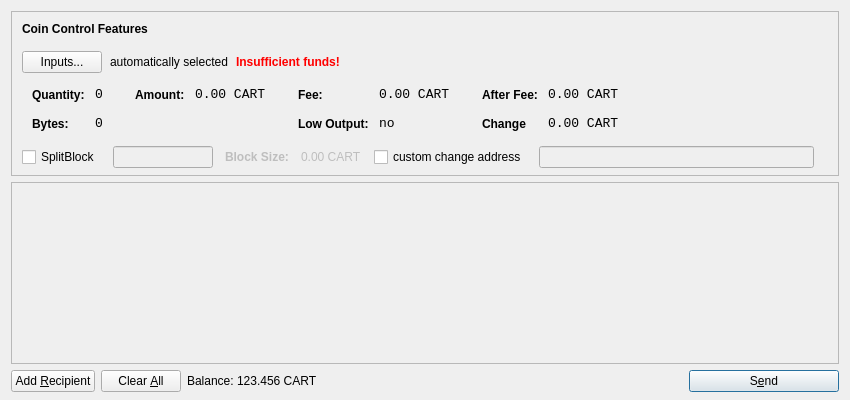
<?xml version="1.0" encoding="UTF-8"?>
<ui version="4.0">
 <class>SendCoinsDialog</class>
 <widget class="QDialog" name="SendCoinsDialog">
  <property name="geometry">
   <rect>
    <x>0</x>
    <y>0</y>
    <width>850</width>
    <height>400</height>
   </rect>
  </property>
  <property name="windowTitle">
   <string>Send Coins</string>
  </property>
  <layout class="QVBoxLayout" name="verticalLayout" stretch="0,1,0">
   <property name="bottomMargin">
    <number>8</number>
   </property>
   <item>
    <widget class="QFrame" name="frameCoinControl">
     <property name="sizePolicy">
      <sizepolicy hsizetype="Expanding" vsizetype="Expanding">
       <horstretch>0</horstretch>
       <verstretch>0</verstretch>
      </sizepolicy>
     </property>
     <property name="maximumSize">
      <size>
       <width>16777215</width>
       <height>16777215</height>
      </size>
     </property>
     <property name="frameShape">
      <enum>QFrame::StyledPanel</enum>
     </property>
     <property name="frameShadow">
      <enum>QFrame::Sunken</enum>
     </property>
     <layout class="QVBoxLayout" name="verticalLayoutCoinControl2">
      <property name="spacing">
       <number>-1</number>
      </property>
      <property name="leftMargin">
       <number>0</number>
      </property>
      <property name="topMargin">
       <number>0</number>
      </property>
      <property name="rightMargin">
       <number>0</number>
      </property>
      <property name="bottomMargin">
       <number>6</number>
      </property>
      <item>
       <layout class="QVBoxLayout" name="verticalLayoutCoinControl" stretch="0,0,0,0,1">
        <property name="spacing">
         <number>0</number>
        </property>
        <property name="leftMargin">
         <number>10</number>
        </property>
        <property name="topMargin">
         <number>10</number>
        </property>
        <item>
         <layout class="QHBoxLayout" name="horizontalLayoutCoinControl1">
          <property name="bottomMargin">
           <number>15</number>
          </property>
          <item>
           <widget class="QLabel" name="labelCoinControlFeatures">
            <property name="sizePolicy">
             <sizepolicy hsizetype="Preferred" vsizetype="Maximum">
              <horstretch>0</horstretch>
              <verstretch>0</verstretch>
             </sizepolicy>
            </property>
            <property name="font">
             <font>
              <weight>75</weight>
              <bold>true</bold>
             </font>
            </property>
            <property name="styleSheet">
             <string notr="true">font-weight:bold;</string>
            </property>
            <property name="text">
             <string>Coin Control Features</string>
            </property>
           </widget>
          </item>
         </layout>
        </item>
        <item>
         <layout class="QHBoxLayout" name="horizontalLayoutCoinControl2" stretch="0,0,0,0">
          <property name="spacing">
           <number>8</number>
          </property>
          <property name="bottomMargin">
           <number>10</number>
          </property>
          <item>
           <widget class="QPushButton" name="pushButtonCoinControl">
            <property name="styleSheet">
             <string notr="true"/>
            </property>
            <property name="text">
             <string>Inputs...</string>
            </property>
           </widget>
          </item>
          <item>
           <widget class="QLabel" name="labelCoinControlAutomaticallySelected">
            <property name="text">
             <string>automatically selected</string>
            </property>
            <property name="margin">
             <number>5</number>
            </property>
           </widget>
          </item>
          <item>
           <widget class="QLabel" name="labelCoinControlInsuffFunds">
            <property name="font">
             <font>
              <weight>75</weight>
              <bold>true</bold>
             </font>
            </property>
            <property name="styleSheet">
             <string notr="true">color:red;font-weight:bold;</string>
            </property>
            <property name="text">
             <string>Insufficient funds!</string>
            </property>
            <property name="margin">
             <number>5</number>
            </property>
           </widget>
          </item>
          <item>
           <spacer name="horizontalSpacerCoinControl">
            <property name="orientation">
             <enum>Qt::Horizontal</enum>
            </property>
            <property name="sizeHint" stdset="0">
             <size>
              <width>40</width>
              <height>1</height>
             </size>
            </property>
           </spacer>
          </item>
         </layout>
        </item>
        <item>
         <widget class="QWidget" name="widgetCoinControl" native="true">
          <property name="sizePolicy">
           <sizepolicy hsizetype="Preferred" vsizetype="Preferred">
            <horstretch>0</horstretch>
            <verstretch>0</verstretch>
           </sizepolicy>
          </property>
          <property name="minimumSize">
           <size>
            <width>0</width>
            <height>0</height>
           </size>
          </property>
          <property name="styleSheet">
           <string notr="true"/>
          </property>
          <layout class="QHBoxLayout" name="horizontalLayoutCoinControl5">
           <property name="margin">
            <number>0</number>
           </property>
           <item>
            <layout class="QHBoxLayout" name="horizontalLayoutCoinControl3" stretch="0,0,0,1">
             <property name="spacing">
              <number>20</number>
             </property>
             <property name="topMargin">
              <number>0</number>
             </property>
             <property name="bottomMargin">
              <number>10</number>
             </property>
             <item>
              <layout class="QFormLayout" name="formLayoutCoinControl1">
               <property name="horizontalSpacing">
                <number>10</number>
               </property>
               <property name="verticalSpacing">
                <number>14</number>
               </property>
               <property name="leftMargin">
                <number>10</number>
               </property>
               <property name="topMargin">
                <number>4</number>
               </property>
               <property name="rightMargin">
                <number>6</number>
               </property>
               <item row="0" column="0">
                <widget class="QLabel" name="labelCoinControlQuantityText">
                 <property name="styleSheet">
                  <string notr="true">font-weight:bold;</string>
                 </property>
                 <property name="text">
                  <string>Quantity:</string>
                 </property>
                 <property name="margin">
                  <number>0</number>
                 </property>
                </widget>
               </item>
               <item row="0" column="1">
                <widget class="QLabel" name="labelCoinControlQuantity">
                 <property name="font">
                  <font>
                   <family>Monospace</family>
                   <pointsize>10</pointsize>
                  </font>
                 </property>
                 <property name="cursor">
                  <cursorShape>IBeamCursor</cursorShape>
                 </property>
                 <property name="contextMenuPolicy">
                  <enum>Qt::ActionsContextMenu</enum>
                 </property>
                 <property name="text">
                  <string>0</string>
                 </property>
                 <property name="margin">
                  <number>0</number>
                 </property>
                 <property name="textInteractionFlags">
                  <set>Qt::LinksAccessibleByMouse|Qt::TextSelectableByKeyboard|Qt::TextSelectableByMouse</set>
                 </property>
                </widget>
               </item>
               <item row="1" column="0">
                <widget class="QLabel" name="labelCoinControlBytesText">
                 <property name="styleSheet">
                  <string notr="true">font-weight:bold;</string>
                 </property>
                 <property name="text">
                  <string>Bytes:</string>
                 </property>
                </widget>
               </item>
               <item row="1" column="1">
                <widget class="QLabel" name="labelCoinControlBytes">
                 <property name="font">
                  <font>
                   <family>Monospace</family>
                   <pointsize>10</pointsize>
                  </font>
                 </property>
                 <property name="cursor">
                  <cursorShape>IBeamCursor</cursorShape>
                 </property>
                 <property name="contextMenuPolicy">
                  <enum>Qt::ActionsContextMenu</enum>
                 </property>
                 <property name="text">
                  <string>0</string>
                 </property>
                 <property name="textInteractionFlags">
                  <set>Qt::LinksAccessibleByMouse|Qt::TextSelectableByKeyboard|Qt::TextSelectableByMouse</set>
                 </property>
                </widget>
               </item>
              </layout>
             </item>
             <item>
              <layout class="QFormLayout" name="formLayoutCoinControl2">
               <property name="horizontalSpacing">
                <number>10</number>
               </property>
               <property name="verticalSpacing">
                <number>14</number>
               </property>
               <property name="leftMargin">
                <number>6</number>
               </property>
               <property name="topMargin">
                <number>4</number>
               </property>
               <property name="rightMargin">
                <number>6</number>
               </property>
               <item row="0" column="0">
                <widget class="QLabel" name="labelCoinControlAmountText">
                 <property name="styleSheet">
                  <string notr="true">font-weight:bold;</string>
                 </property>
                 <property name="text">
                  <string>Amount:</string>
                 </property>
                 <property name="margin">
                  <number>0</number>
                 </property>
                </widget>
               </item>
               <item row="0" column="1">
                <widget class="QLabel" name="labelCoinControlAmount">
                 <property name="font">
                  <font>
                   <family>Monospace</family>
                   <pointsize>10</pointsize>
                  </font>
                 </property>
                 <property name="cursor">
                  <cursorShape>IBeamCursor</cursorShape>
                 </property>
                 <property name="contextMenuPolicy">
                  <enum>Qt::ActionsContextMenu</enum>
                 </property>
                 <property name="text">
                  <string notr="true">0.00 CART</string>
                 </property>
                 <property name="textInteractionFlags">
                  <set>Qt::LinksAccessibleByMouse|Qt::TextSelectableByKeyboard|Qt::TextSelectableByMouse</set>
                 </property>
                </widget>
               </item>
              </layout>
             </item>
             <item>
              <layout class="QFormLayout" name="formLayoutCoinControl3">
               <property name="horizontalSpacing">
                <number>10</number>
               </property>
               <property name="verticalSpacing">
                <number>14</number>
               </property>
               <property name="leftMargin">
                <number>6</number>
               </property>
               <property name="topMargin">
                <number>4</number>
               </property>
               <property name="rightMargin">
                <number>6</number>
               </property>
               <item row="0" column="0">
                <widget class="QLabel" name="labelCoinControlFeeText">
                 <property name="styleSheet">
                  <string notr="true">font-weight:bold;</string>
                 </property>
                 <property name="text">
                  <string>Fee:</string>
                 </property>
                 <property name="margin">
                  <number>0</number>
                 </property>
                </widget>
               </item>
               <item row="0" column="1">
                <widget class="QLabel" name="labelCoinControlFee">
                 <property name="font">
                  <font>
                   <family>Monospace</family>
                   <pointsize>10</pointsize>
                  </font>
                 </property>
                 <property name="cursor">
                  <cursorShape>IBeamCursor</cursorShape>
                 </property>
                 <property name="contextMenuPolicy">
                  <enum>Qt::ActionsContextMenu</enum>
                 </property>
                 <property name="text">
                  <string notr="true">0.00 CART</string>
                 </property>
                 <property name="textInteractionFlags">
                  <set>Qt::LinksAccessibleByMouse|Qt::TextSelectableByKeyboard|Qt::TextSelectableByMouse</set>
                 </property>
                </widget>
               </item>
               <item row="1" column="0">
                <widget class="QLabel" name="labelCoinControlLowOutputText">
                 <property name="styleSheet">
                  <string notr="true">font-weight:bold;</string>
                 </property>
                 <property name="text">
                  <string>Low Output:</string>
                 </property>
                </widget>
               </item>
               <item row="1" column="1">
                <widget class="QLabel" name="labelCoinControlLowOutput">
                 <property name="font">
                  <font>
                   <family>Monospace</family>
                   <pointsize>10</pointsize>
                  </font>
                 </property>
                 <property name="cursor">
                  <cursorShape>IBeamCursor</cursorShape>
                 </property>
                 <property name="contextMenuPolicy">
                  <enum>Qt::ActionsContextMenu</enum>
                 </property>
                 <property name="text">
                  <string>no</string>
                 </property>
                 <property name="textInteractionFlags">
                  <set>Qt::LinksAccessibleByMouse|Qt::TextSelectableByKeyboard|Qt::TextSelectableByMouse</set>
                 </property>
                </widget>
               </item>
              </layout>
             </item>
             <item>
              <layout class="QFormLayout" name="formLayoutCoinControl4">
               <property name="horizontalSpacing">
                <number>10</number>
               </property>
               <property name="verticalSpacing">
                <number>14</number>
               </property>
               <property name="leftMargin">
                <number>6</number>
               </property>
               <property name="topMargin">
                <number>4</number>
               </property>
               <property name="rightMargin">
                <number>6</number>
               </property>
               <item row="0" column="0">
                <widget class="QLabel" name="labelCoinControlAfterFeeText">
                 <property name="styleSheet">
                  <string notr="true">font-weight:bold;</string>
                 </property>
                 <property name="text">
                  <string>After Fee:</string>
                 </property>
                 <property name="margin">
                  <number>0</number>
                 </property>
                </widget>
               </item>
               <item row="0" column="1">
                <widget class="QLabel" name="labelCoinControlAfterFee">
                 <property name="font">
                  <font>
                   <family>Monospace</family>
                   <pointsize>10</pointsize>
                  </font>
                 </property>
                 <property name="cursor">
                  <cursorShape>IBeamCursor</cursorShape>
                 </property>
                 <property name="contextMenuPolicy">
                  <enum>Qt::ActionsContextMenu</enum>
                 </property>
                 <property name="text">
                  <string notr="true">0.00 CART</string>
                 </property>
                 <property name="textInteractionFlags">
                  <set>Qt::LinksAccessibleByMouse|Qt::TextSelectableByKeyboard|Qt::TextSelectableByMouse</set>
                 </property>
                </widget>
               </item>
               <item row="1" column="0">
                <widget class="QLabel" name="labelCoinControlChangeText">
                 <property name="styleSheet">
                  <string notr="true">font-weight:bold;</string>
                 </property>
                 <property name="text">
                  <string>Change</string>
                 </property>
                </widget>
               </item>
               <item row="1" column="1">
                <widget class="QLabel" name="labelCoinControlChange">
                 <property name="font">
                  <font>
                   <family>Monospace</family>
                   <pointsize>10</pointsize>
                  </font>
                 </property>
                 <property name="cursor">
                  <cursorShape>IBeamCursor</cursorShape>
                 </property>
                 <property name="contextMenuPolicy">
                  <enum>Qt::ActionsContextMenu</enum>
                 </property>
                 <property name="text">
                  <string notr="true">0.00 CART</string>
                 </property>
                 <property name="textInteractionFlags">
                  <set>Qt::LinksAccessibleByMouse|Qt::TextSelectableByKeyboard|Qt::TextSelectableByMouse</set>
                 </property>
                </widget>
               </item>
              </layout>
             </item>
            </layout>
           </item>
          </layout>
         </widget>
        </item>
        <item>
         <layout class="QHBoxLayout" name="horizontalLayoutCoinControl4" stretch="0,0,0">
          <property name="spacing">
           <number>12</number>
          </property>
          <property name="sizeConstraint">
           <enum>QLayout::SetDefaultConstraint</enum>
          </property>
          <property name="topMargin">
           <number>5</number>
          </property>
          <property name="rightMargin">
           <number>5</number>
          </property>
          <item>
            <widget class="QCheckBox" name="splitBlockCheckBox">
              <property name="text">
                <string>SplitBlock</string>
              </property>
            </widget>
          </item>
          <item>
            <widget class="QLineEdit" name="splitBlockLineEdit">
              <property name="enabled">
                <bool>false</bool>
              </property>
              <property name="sizePolicy">
                <sizepolicy hsizetype="Fixed" vsizetype="Fixed">
                  <horstretch>0</horstretch>
                  <verstretch>0</verstretch>
                </sizepolicy>
              </property>
              <property name="maximumSize">
                <size>
                  <width>100</width>
                  <height>16777215</height>
                </size>
              </property>
            </widget>
          </item>
          <item>
            <widget class="QLabel" name="labelBlockSizeText">
              <property name="enabled">
                <bool>false</bool>
              </property>
              <property name="font">
                <font>
                  <weight>75</weight>
                  <bold>true</bold>
                </font>
              </property>
              <property name="text">
                <string>Block Size:</string>
              </property>
            </widget>
          </item>
          <item>
            <widget class="QLabel" name="labelBlockSize">
              <property name="enabled">
                <bool>false</bool>
              </property>
              <property name="text">
                <string>0.00 CART</string>
              </property>
            </widget>
          </item>
          <item>
           <widget class="QCheckBox" name="checkBoxCoinControlChange">
            <property name="text">
             <string>custom change address</string>
            </property>
           </widget>
          </item>
          <item>
           <widget class="QLineEdit" name="lineEditCoinControlChange">
            <property name="enabled">
             <bool>false</bool>
            </property>
            <property name="sizePolicy">
             <sizepolicy hsizetype="Expanding" vsizetype="Fixed">
              <horstretch>0</horstretch>
              <verstretch>0</verstretch>
             </sizepolicy>
            </property>
           </widget>
          </item>
          <item>
           <widget class="QLabel" name="labelCoinControlChangeLabel">
            <property name="sizePolicy">
             <sizepolicy hsizetype="Preferred" vsizetype="Expanding">
              <horstretch>0</horstretch>
              <verstretch>0</verstretch>
             </sizepolicy>
            </property>
            <property name="minimumSize">
             <size>
              <width>0</width>
              <height>0</height>
             </size>
            </property>
            <property name="text">
             <string/>
            </property>
            <property name="margin">
             <number>3</number>
            </property>
           </widget>
          </item>
         </layout>
        </item>
        <item>
         <spacer name="verticalSpacerCoinControl">
          <property name="orientation">
           <enum>Qt::Vertical</enum>
          </property>
          <property name="sizeHint" stdset="0">
           <size>
            <width>800</width>
            <height>1</height>
           </size>
          </property>
         </spacer>
        </item>
       </layout>
      </item>
     </layout>
    </widget>
   </item>
   <item>
    <widget class="QScrollArea" name="scrollArea">
     <property name="widgetResizable">
      <bool>true</bool>
     </property>
     <widget class="QWidget" name="scrollAreaWidgetContents">
      <property name="geometry">
       <rect>
        <x>0</x>
        <y>0</y>
        <width>830</width>
        <height>165</height>
       </rect>
      </property>
      <layout class="QVBoxLayout" name="verticalLayout_2">
       <property name="margin">
        <number>0</number>
       </property>
       <item>
        <layout class="QVBoxLayout" name="entries">
         <property name="spacing">
          <number>6</number>
         </property>
        </layout>
       </item>
       <item>
        <spacer name="verticalSpacer">
         <property name="orientation">
          <enum>Qt::Vertical</enum>
         </property>
         <property name="sizeHint" stdset="0">
          <size>
           <width>20</width>
           <height>40</height>
          </size>
         </property>
        </spacer>
       </item>
      </layout>
     </widget>
    </widget>
   </item>
   <item>
    <layout class="QHBoxLayout" name="horizontalLayout">
     <item>
      <widget class="QPushButton" name="addButton">
       <property name="toolTip">
        <string>Send to multiple recipients at once</string>
       </property>
       <property name="text">
        <string>Add &amp;Recipient</string>
       </property>
       <property name="autoDefault">
        <bool>false</bool>
       </property>
      </widget>
     </item>
     <item>
      <widget class="QPushButton" name="clearButton">
       <property name="sizePolicy">
        <sizepolicy hsizetype="Minimum" vsizetype="Fixed">
         <horstretch>0</horstretch>
         <verstretch>0</verstretch>
        </sizepolicy>
       </property>
       <property name="toolTip">
        <string>Remove all transaction fields</string>
       </property>
       <property name="text">
        <string>Clear &amp;All</string>
       </property>
       <property name="autoRepeatDelay">
        <number>300</number>
       </property>
       <property name="autoDefault">
        <bool>false</bool>
       </property>
      </widget>
     </item>
     <item>
      <layout class="QHBoxLayout" name="horizontalLayout_2">
       <property name="spacing">
        <number>3</number>
       </property>
       <item>
        <widget class="QLabel" name="label">
         <property name="sizePolicy">
          <sizepolicy hsizetype="Preferred" vsizetype="Fixed">
           <horstretch>0</horstretch>
           <verstretch>0</verstretch>
          </sizepolicy>
         </property>
         <property name="text">
          <string>Balance:</string>
         </property>
        </widget>
       </item>
       <item>
        <widget class="QLabel" name="labelBalance">
         <property name="sizePolicy">
          <sizepolicy hsizetype="Preferred" vsizetype="Fixed">
           <horstretch>0</horstretch>
           <verstretch>0</verstretch>
          </sizepolicy>
         </property>
         <property name="cursor">
          <cursorShape>IBeamCursor</cursorShape>
         </property>
         <property name="text">
          <string notr="true">123.456 CART</string>
         </property>
         <property name="textInteractionFlags">
          <set>Qt::LinksAccessibleByMouse|Qt::TextSelectableByKeyboard|Qt::TextSelectableByMouse</set>
         </property>
        </widget>
       </item>
      </layout>
     </item>
     <item>
      <spacer name="horizontalSpacer">
       <property name="orientation">
        <enum>Qt::Horizontal</enum>
       </property>
       <property name="sizeHint" stdset="0">
        <size>
         <width>40</width>
         <height>20</height>
        </size>
       </property>
      </spacer>
     </item>
     <item>
      <widget class="QPushButton" name="sendButton">
       <property name="minimumSize">
        <size>
         <width>150</width>
         <height>0</height>
        </size>
       </property>
       <property name="toolTip">
        <string>Confirm the send action</string>
       </property>
       <property name="text">
        <string>S&amp;end</string>
       </property>
       <property name="icon">
        <iconset resource="../bitcoin.qrc">
         <normaloff>:/icons/send</normaloff>:/icons/send</iconset>
       </property>
       <property name="default">
        <bool>true</bool>
       </property>
      </widget>
     </item>
    </layout>
   </item>
  </layout>
 </widget>
 <resources>
  <include location="../bitcoin.qrc"/>
 </resources>
 <connections/>
</ui>
